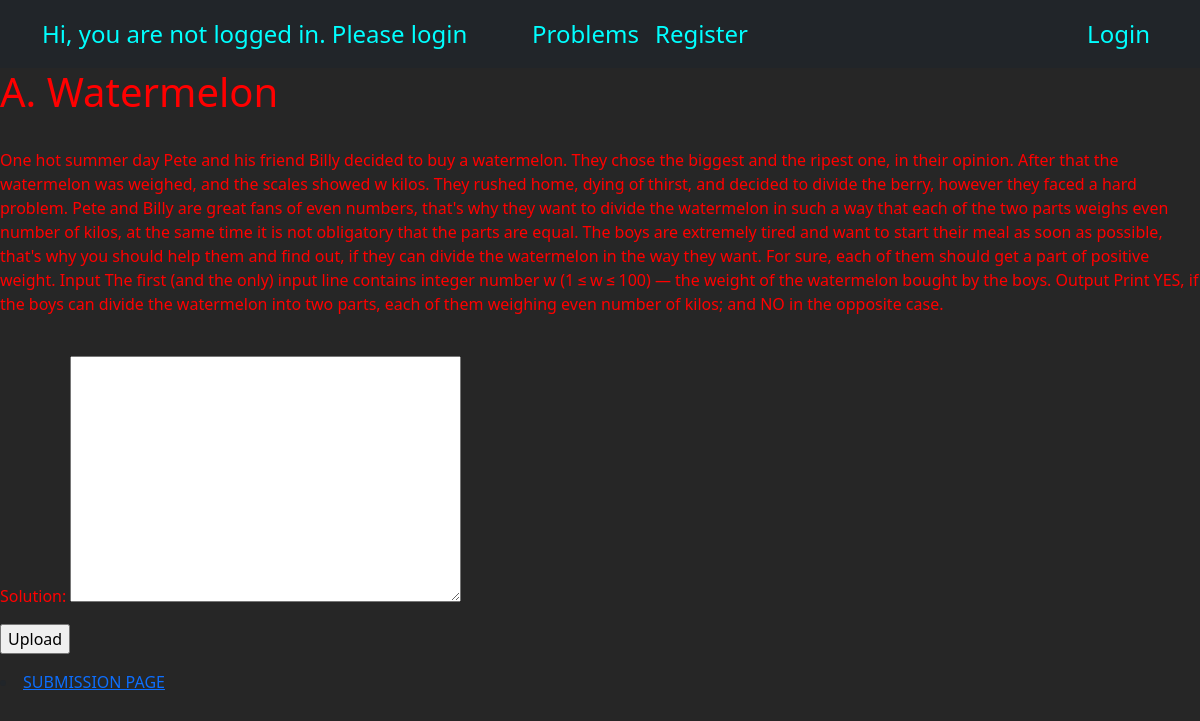
The app's page /OJ/problem/A. Watermelon with its own data.
### OJ/models.py (models this page shows, shortened)
class Problem(models.Model):
    prob_name = models.CharField(max_length=100)
    prob_desc = models.CharField(max_length=10000)
    prob_diff = models.CharField(max_length=50)
    score = models.FloatField(default=0)

### OJ/views.py (the view)
# urls.py: path('problem/<str:question_name>',views.problem_details,name='problem_details'),
def problem_details(request, question_name):
    problem = get_object_or_404(Problem,prob_name=question_name)
    if request.method == 'POST':
        form = SubmitedCode(request.POST)
        if form.is_valid():
            code = form.cleaned_data['solution']
            submission = Submission()
            submission.user_Id = request.user
            submission.probId = problem
            submission.verdict = compiler(code,problem.pk)
            submission.save()
            try:
                userscore =User_score.objects.get(user_Id__pk= request.user.id )
                userscore.score = userscore.score + problem.score
                userscore.save()
            except:
                userscore = User_score(user_Id=request.user,score = problem.score)
                userscore.save()
    else:
        form = SubmitedCode()
    template = loader.get_template('OJ/detail.html')
    context = {'problem':problem,'form':form}
    return HttpResponse(template.render(context,request))

### OJ/forms.py
class SubmitedCode(forms.Form):
   solution = forms.CharField(widget=forms.Textarea)

### OJ/templates/OJ/detail.html (shortened to what this page needs)
<html>
<head>
		  <link href="https://cdn.jsdelivr.net/npm/bootstrap@5.0.2/dist/css/bootstrap.min.css" rel="stylesheet"
>
	  </head>
	  <div class="user_info">
		  {% if user.is_authenticated %}
		  <nav class="navbar navbar-light navbar-expand-md bg-dark justify-content-center">
			  <div class="container">
				  <a href="#" class="navbar-brand d-flex w-50 me-auto links_tag">Hi, {{user.username}} </a>
				  <button class="navbar-toggler" type="button" data-bs-toggle="collapse" data-bs-target="#collapsingNavbar3">
					  <span class="navbar-toggler-icon"></span>
				  </button>
				  <div class="navbar-collapse collapse w-100" id="collapsingNavbar3">
					  <ul class="navbar-nav w-100 justify-content-center">
						  <li class="nav-item active">
							  <a class="nav-link links_tag" href="{% url 'OJ:problem' %}">Problems</a>
						  </li>
						  <li class="nav-item">
							  <a class="nav-link links_tag" href="{% url 'OJ:user_submission' %}">Submissions</a>
						  </li>
					  </ul>
					  <ul class="nav navbar-nav ms-auto w-100 justify-content-end">
						  <li class="nav-item">
							  <a class="nav-link links_tag" href="{% url 'OJ:logout' %}">Logout</a>
						  </li>
					  </ul>
				  </div>
			  </div>
		  </nav>
		  {% else %}
		  <nav class="navbar navbar-light navbar-expand-md bg-dark justify-content-center">
			  <div class="container">
				  <a href="#" class="navbar-brand d-flex w-50 me-auto links_tag">Hi, you are not logged in. Please login</a>
				  <div class="navbar-collapse collapse w-100" id="collapsingNavbar3">
					  <ul class="navbar-nav w-100 justify-content-center">
						  <li class="nav-item active">
							  <a class="nav-link links_tag" href="{% url 'OJ:problem' %}">Problems</a>
						  </li>
						  <li class="nav-item">
							  <a class="nav-link links_tag" href="{% url 'OJ:register' %}">Register</a>
						  </li>
					  </ul>
					  <ul class="nav navbar-nav ms-auto w-100 justify-content-end">
						  <li class="nav-item">
							  <a class="nav-link links_tag" href="{% url 'OJ:login' %}">Login</a>
						  </li>
					  </ul>
				  </div>
			  </div>
		  </nav>
		  {% endif %}
	  </div>
</head>
<body>
	<div class="container_p" style="color:red;">
{% if problem %}
	<h1>{{problem.prob_name}}</h1><br/>
	<p>{{problem.prob_desc}}</p><br/>
	<form  method="POST">
		{{form.as_p}}
	<input type="submit" value="Upload">
	</form>
</div>
{% endif %}
<li><a href="{% url 'OJ:user_submission' %}">SUBMISSION PAGE</a></li>
</body>
</html>

### OJ/templates/OJ/detail.html (style rules this page uses)
body { background-color: #262626; }
.links_tag { color: cyan !important; font-size: x-large !important; }

### records on screen
Problem: prob_name "A. Watermelon", prob_desc "One hot summer day Pete and his friend Billy decided to buy a watermelon. They chose the biggest and the ripest one, in their opinion. After that the watermelon was weighed, and the scales showed w kilos. They rushed home, dying of thirst, and decided to divide the berry, however they faced a hard problem. Pete and Billy are great fans of even numbers, that's why they want to divide the watermelon in such a way that each of the two parts weighs even number of kilos, at the same time it is not obligatory that the parts are equal. The boys are extremely tired and want to start their meal as soon as possible, that's why you should help them and find out, if they can divide the watermelon in…"
